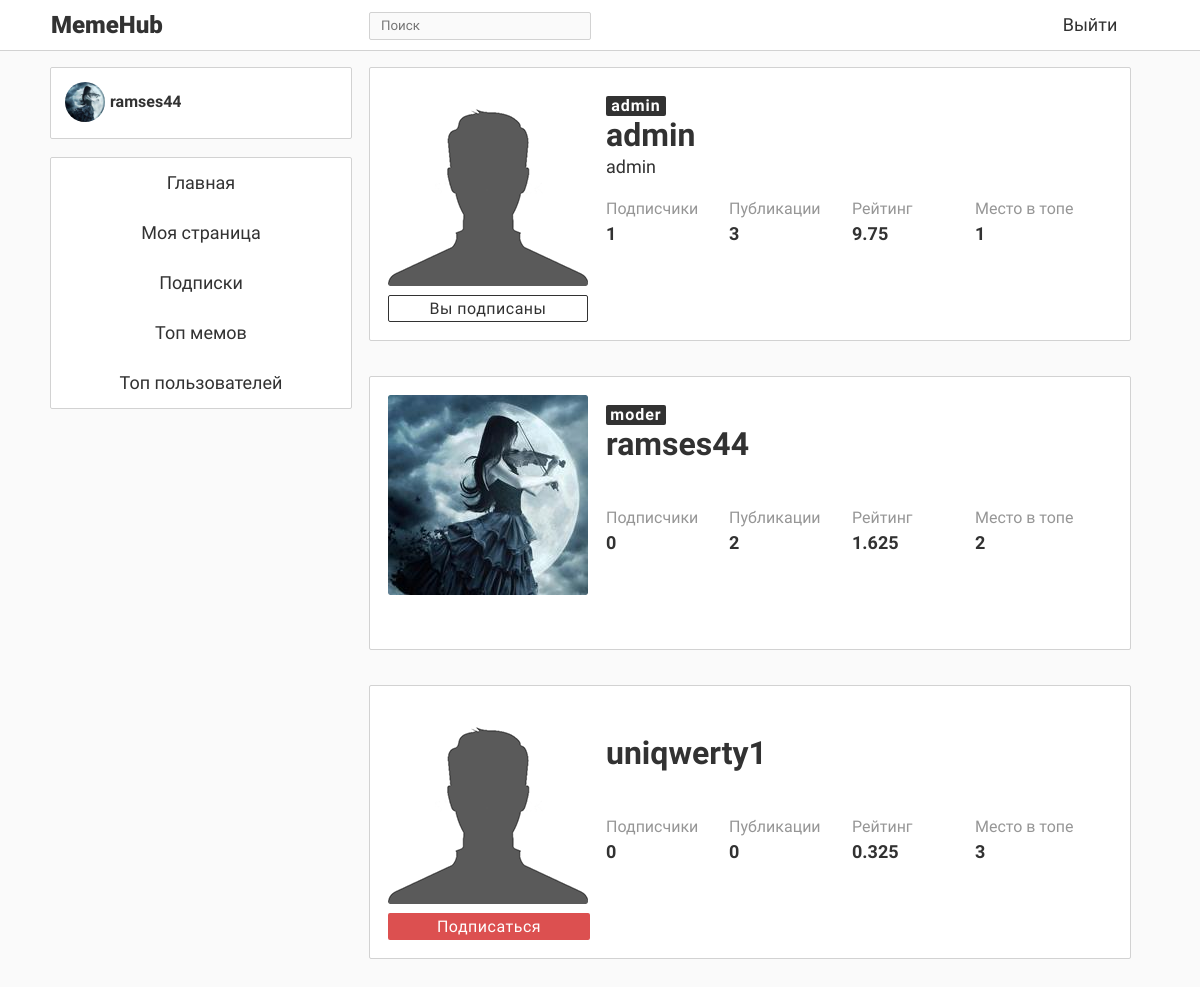
The app's page /top_users (signed in) with its own data.
### data/users.py (models this page shows, shortened)
class User(SqlAlchemyBase, UserMixin, SerializerMixin):
    __tablename__ = 'users'
    id = sqlalchemy.Column(sqlalchemy.Integer,
                           primary_key=True, autoincrement=True)
    email = sqlalchemy.Column(sqlalchemy.String, unique=True, index=True, nullable=False)
    role = sqlalchemy.Column(sqlalchemy.Integer, default=0)
    hashed_password = sqlalchemy.Column(sqlalchemy.String, nullable=False)
    alias = sqlalchemy.Column(sqlalchemy.String, nullable=False)  # То, как пользователь подписан у других
    about = sqlalchemy.Column(sqlalchemy.String, nullable=True)
    bdate = sqlalchemy.Column(sqlalchemy.DateTime, nullable=True)
    memes = orm.relation("Meme", back_populates='author_')
    avatar = sqlalchemy.Column(sqlalchemy.String, default='default.png')
    liked = orm.relation("Meme", secondary='likes', backref='user', lazy='dynamic')
    repostes = orm.relation("Repost", back_populates='user_')
    subscribed = orm.relationship("User", secondary='subscribes',
                                  primaryjoin=(followers.c.subscriber == id),
                                  secondaryjoin=(followers.c.author == id),
                                  backref='subscriber', lazy='dynamic')
    subscribers = orm.relation("User", secondary='subscribes',
                               primaryjoin=(followers.c.author == id),
                               secondaryjoin=(followers.c.subscriber == id),
                               backref='author', lazy='dynamic')
    rating = sqlalchemy.Column(sqlalchemy.Integer, default=0)
    is_blocked = sqlalchemy.Column(sqlalchemy.Boolean, default=False)

### main.py (the view)
@app.route('/top_users')
def top_users():
    ses = db_session.create_session()
    users = ses.query(User).filter(User.id != 0).all()
    users = sorted(users, key=lambda x: x.rating, reverse=True)[:USER_TOP]
    data = gen_data(do_get_content=False)
    data['content'] = [get_user_page_data(u.id) for u in users]
    data['type'] = 'users'
    with open('data.json', 'w') as f:
        print(data, file=f)
    return render_template('top_users.html', data=data, title='Топ пользователей')

### auxiliary/user_selector.py (called while the page is built)
def gen_user_info(uid, self_uid=0):
    ses = create_session()
    user = ses.query(User).get(uid)
    me = ses.query(User).get(self_uid)
    users = ses.query(User).filter(User.id != 0).all()
    users = sorted(users, key=lambda x: x.rating, reverse=True)[:USER_TOP]
    return {
        'is_page': True,
        'user_img': user.avatar,
        'type': 'other',
        'role': ROLES[user.role],
        'status': user.about,
        'subs': len(list(user.subscribers)),
        'posts': len(list(user.memes)) + len(list(user.repostes)),
        'rating': user.rating,
        'top': users.index(user) + 1,
        'username': user.alias,
        'user_id': uid,
        'error_message': '',
        'is_sub': me in user.subscribers,
        'is_block': user.is_blocked
    }

### data/db_session.py (called while the page is built)
def create_session() -> Session:
    global __factory
    return __factory()

### gen_api.py (called while the page is built)
@blueprint.route('/get_user_info/<int:uid>')
def generate_user_info(uid):
    ses = db_session.create_session()
    user = ses.query(User).get(uid)
    return {
        'is_auth': True,
        'user_img': url_for('static', filename=f'img/avatars/{user.avatar}'),
        'id': uid,
        'alias': user.alias,
        'role': ROLES[user.role]
    }

### main.py (called while the page is built)
def gen_data(do_get_content=True):
    info = dict(is_auth=False)
    if current_user.is_authenticated:
        info = generate_user_info(current_user.get_id())
    if do_get_content:
        if current_user.is_authenticated:
            res = get_content(uid=current_user.get_id()).json
        else:
            res = get_content().json
    else:
        res = {}
    res['user_page'] = dict(is_page=False)
    res['info'] = info  # Совмещаем данные в один словарь
    res['k'] = res.get('k', 1)
    return res  # Возвращаем его

@login_manager.user_loader
def load_user(user_id):
    session = db_session.create_session()
    return session.query(User).get(user_id)

### templates/top_users.html (shortened to what this page needs)
{% extends "base.html" %}
{% block content %}
    {% for user in data['content'] %}
        <div class="meme_block">
        <div class="head_block">
            <div class="img_sub_block">
                <div class="img_block">
                    <img src="{{ user['user_img'] }}" class="up_img_other">
                </div>
                <div class="sub_block">
                    {% if user['type'] != 'me' %}
                        {% if user['is_sub'] %}
                            <div class="sub_button sub_button_true" id="sub-button{{ user['user_id'] }}" onclick="sub_click({{ user['user_id'] }})">Вы подписаны</div>
                        {% else %}
                            <div class="sub_button sub_button_false" id="sub-button{{ user['user_id'] }}" onclick="sub_click({{ user['user_id'] }})">Подписаться</div>
                        {% endif %}
                    {% endif %}
                </div>
            </div>
            <div class="username_block">
                <div class="up_role">
                    {% if user['role'] != 'user' %}
                        <div class="admin_role">{{ user['role'] }}</div>
                    {% endif %}
                </div>
                    <div class="up_text_block_other up_username_div_other">
                        <div class="up_text_block_input_other up_username_other" ><a href="/author/{{ user['user_id'] }}">{{ user['username'] }}</a></div>
                    </div>
                    <div class="up_text_block_other up_status_div_other">
                        <div class="up_text_block_input_other up_status_other up_text_block_input2_other">{{ user['status'] }}</div>
                    </div>
                <div class="info_block">
                    <div class="up_data_block">
                        <div class="up_data_block_part1">Подписчики</div>
                        <div class="up_data_block_part2" id="subs-number{{ user['user_id'] }}">{{ user['subs'] }}</div>
                    </div>
                    <div class="up_data_block">
                        <div class="up_data_block_part1">Публикации</div>
                        <div class="up_data_block_part2">{{ user['posts'] }}</div>
                    </div>
                    <div class="up_data_block">
                        <div class="up_data_block_part1">Рейтинг</div>
                        <div class="up_data_block_part2">{{ user['rating'] }}</div>
                    </div>
                    <div class="up_data_block">
                        <div class="up_data_block_part1">Место в топе</div>
                        <div class="up_data_block_part2">{{ user['top'] }}</div>
                    </div>
                </div>
            </div>
        </div>
        </div> <br>
    {% endfor %}
{% endblock %}

### templates/base.html (shortened to what this page needs)
<!doctype html>
<html lang="ru">
    <head>
        <link rel="stylesheet" type="text/css" href="../../static/css/main_css.css">
        <link rel="stylesheet" type="text/css" href="../../static/css/base_css.css">
        <link rel="stylesheet" type="text/css" href="../../static/css/reg_log_css.css">
        <link rel="stylesheet" type="text/css" href="../../static/css/user_page_css.css">
        <link rel="stylesheet" type="text/css" href="../../static/css/publish_css.css">
        <link rel="stylesheet" type="text/css" href="../../static/css/subscribes_css.css">
    </head>
    <body class="bg_style"
    >
        <div class="navigation">
            <div class="nav_block">
                <div class="logo">MemeHub</div>
                <div class="search_block">
                    <div class="search_div">
                        <input class="search" placeholder="Поиск" onkeypress="return SearchEnter(event)" id="search">
                    </div>
                </div>
                {% if data['info']['is_auth'] %}
                    <a class="nav_buttons nav_button1" href="/logout">Выйти</a>
                {% else %}
                    <a class="nav_buttons nav_button1" href="/login">Войти</a>
                    <a class="nav_buttons nav_button2" href="/register">Регистрация</a>
                {% endif %}
            </div>
        </div>
        <div class="content_block">
            <div class="left_block">
                {% if data['info']['is_auth'] %}
                    <div class="menu_block menu_block2">
                        <div class="my_page" onClick="window.location='/me'">
                            <div class="test">
                                <a><img src="{{ data['info']['user_img'] }}" class="author_img"></a>
                                <div class="author_name"><a>{{ data['info']['alias'] }}</a></div>
                            </div>
                        </div>
                    </div>
                {% endif %}
                <div class="menu_block menu_block1">
                    <div class="menu_section" onClick="window.location='/'">Главная</div>
                    {% if data['info']['is_auth'] %}
                        <div class="menu_section" onClick="window.location='/me'">Моя страница</div>
                        <div class="menu_section" onClick="window.location='/subscribed'">Подписки</div>
                    {% endif %}
                    <div class="menu_section" onClick="window.location='/top_memes'">Топ мемов</div>
                    <div class="menu_section" onClick="window.location='/top_users'">Топ пользователей</div>
                </div>
            </div>
            <div class="center_block">
                {% block content %}{% endblock %}
            </div>
        </div>
    </body>
</html>

### static/css/main_css.css (style rules this page uses)
.meme_block { background-color: rgb(255,255,255); border: 0px solid #646464; border-radius: 2px; padding: 0px; width: 95%; margin: 0 auto; border: 1px solid rgb(210,210,210); padding-bottom: 0px; margin-bottom: 17px; min-width: 400px; max-width: 800px; }
.author_img { width: 40px; height: 40px; object-fit: cover; float:left; display: inline-block; border-radius: 40px; }
.author_name { float: center; text-align: left; display: inline-block; line-height: 40px; width: 50%; text-indent: 5px; font-weight: bold; color: rgb(50,50,50); padding: 0px; font-size: medium; font-family: BoldFont; }
.bg_style { background-color: rgb(250,250,250); }
a { text-decoration: none; color: rgb(50,50,50); }

### static/css/base_css.css (style rules this page uses)
.navigation { list-style-type: none; margin-top: 0; padding: 0; overflow: hidden; background-color: rgb(255,255,255); border-bottom: 1px solid rgb(210,210,210); width: 100%; position: fixed; top: 0; left: 0; max-height: 50px; height: 50px; z-index: 999999; }
.search { outline: none; border: none; color: rgb(50,50,50); width: 90%; height: 80%; display: block; margin-left: auto; margin-right: auto; margin-top: 1px; font-family: RegularFont; background-color: rgb(250,250,250); }
.search_div { border: 1px solid rgb(210,210,210); width: 100%; height: 26px; margin-top: 12px; margin-bottom: 12px; margin-left: auto; margin-right: auto; float: center; border-radius: 2px; background-color: rgb(250,250,250); }
.left_block { width: 300px; height: 400px; position: fixed; float: left; z-index: 9999; }
.menu_block { width: 300px; border-radius: 2px; border: 1px solid rgb(210,210,210); background-color: rgb(255,255,255); }
.menu_block1 { margin-bottom: 18px; }
.menu_block2 { height: 70px; margin-bottom: 18px; }
.menu_section { width: 100%; height: 50px; font-family: RegularFont; line-height: 50px; text-align: center; color: rgb(50,50,50); font-size: large; -moz-user-select: none; -khtml-user-select: none; -webkit-user-select: none; user-select: none; }
.center_block { margin-left: 300px; width: 800px; min-width: 400px; max-width: 800px; }
.content_block { width: 1100px; height: 1000px; margin-top: 67px; margin-left: auto; margin-right: auto; max-width: 99%; }
.logo { float: left; font-family: BlackFont; text-align: left; color: rgb(50,50,50); font-size: x-large; height: 50px; line-height: 50px; display: block; width: 15%; padding-left: 1px; background-color: rgb(0,0,255) display: inline-block; -moz-user-select: none; -khtml-user-select: none; -webkit-user-select: none; user-select: none; }
.nav_block { width: 1100px; margin-left: auto; margin-right: auto; height: 100%; background-color: rgb(0,255,0) white-space: nowrap; }
.search_block { float: left; height: 100%; width: 20%; display: inline-block; margin-left: 153px; }
.nav_buttons { float: right; font-family: RegularFont; text-align: center; color: rgb(50,50,50); font-size: large; height: 50px; line-height: 50px; display: block; padding-left: 1px; display: inline-block; -moz-user-select: none; -khtml-user-select: none; -webkit-user-select: none; user-select: none; }
.nav_button1 { width: 80px; margin-right: 20px; }
.my_page { width: 100%; height: 100%; padding-top: 14px; padding-left: 14px; }

### templates/top_users.html (style rules this page uses)
.head_block { height: 236px; }

### records on screen
User: info.alias "ramses44", shows a picture, role "moder", username "ramses44", subs "0", posts "2", rating "1.625", top "2"
User: role "admin", username "admin", status "admin", subs "1", posts "3", rating "9.75", top "1"
User: username "uniqwerty1", subs "0", posts "0", rating "0.325", top "3"
